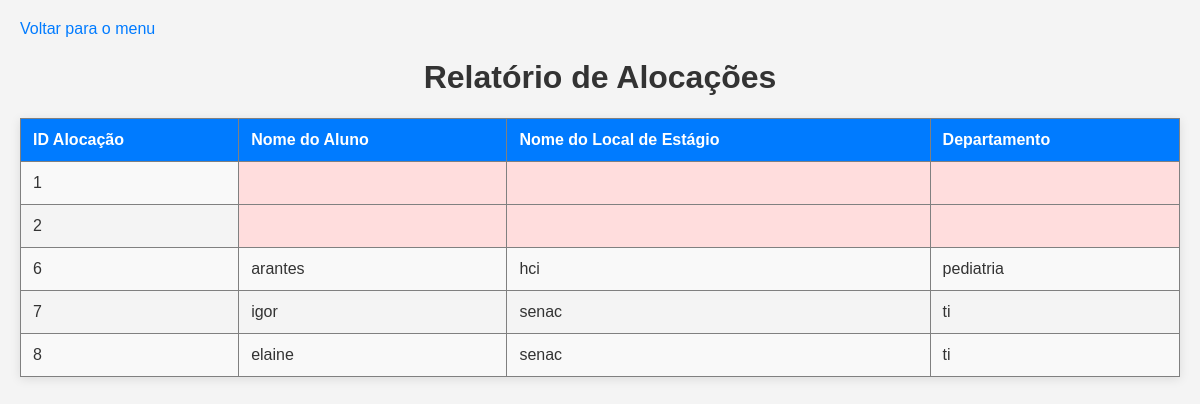
/relatorio_alocacoes.php, run on the app's committed database.
### tables this page shows
CREATE TABLE `alocacoes` (
  `id` int NOT NULL AUTO_INCREMENT,
  `nome` varchar(45) DEFAULT NULL,
  `local` varchar(45) DEFAULT NULL,
  `departamento` varchar(45) DEFAULT NULL,
  PRIMARY KEY (`id`)
);

### Alocacao.php (called while the page is built, shortened)
<?php
class Alocacao {
    private $conn;
    private $table = 'alocacoes';
    public function __construct($db) {
        $this->conn = $db;
    }
    public function read() {
        $query = "SELECT id, nome, local, departamento FROM " . $this->table;
        $stmt = $this->conn->prepare($query);
        $stmt->execute();
        return $stmt;
    }
}
?>

### relatorio_alocacoes.php (the view, shortened to what this page needs)
<!DOCTYPE html>
<html lang="pt-BR">
<head>
    <link rel="stylesheet" href="estilinho.css">
</head>
<body>
    <a href="index.php">Voltar para o menu</a>
    <h1>Relatório de Alocações</h1>
    <table border="1">
        <tr>
            <th>ID Alocação</th>
            <th>Nome do Aluno</th>
            <th>Nome do Local de Estágio</th>
            <th>Departamento</th>
        </tr>
        <?php
        include_once 'Alocacao.php';
        $database = new Database();
        $db = $database->getConnection();
        $alocacao = new Alocacao($db);
        $stmt = $alocacao->read();
        while ($row = $stmt->fetch(PDO::FETCH_ASSOC)) {
            echo "<tr>";
            echo "<td>" . htmlspecialchars($row['id']) . "</td>";
            echo "<td>" . htmlspecialchars($row['nome']) . "</td>";
            echo "<td>" . htmlspecialchars($row['local']) . "</td>";
            echo "<td>" . htmlspecialchars($row['departamento']) . "</td>";
            echo "</tr>";
        }
        ?>
    </table>
</body>
</html>

### estilinho.css (style rules this page uses)
body { font-family: Arial, sans-serif; background-color: #f4f4f4; color: #333; margin: 0; padding: 20px; }
a { text-decoration: none; color: #007bff; }
h1 { text-align: center; color: #333; }
table { width: 100%; border-collapse: collapse; margin-top: 20px; box-shadow: 0 2px 10px rgba(0, 0, 0, 0.1); }
th, td { padding: 12px; text-align: left; }
th { background-color: #007bff; color: white; }
tr:nth-child(even) { background-color: #f9f9f9; }
td:empty { background-color: #ffdddd; text-align: center; }

### data on the page
alocacoes: id "1"
alocacoes: id "2"
alocacoes: id "6", nome "arantes", local "hci", departamento "pediatria"
alocacoes: id "7", nome "igor", local "senac", departamento "ti"
alocacoes: id "8", nome "elaine", local "senac", departamento "ti"
